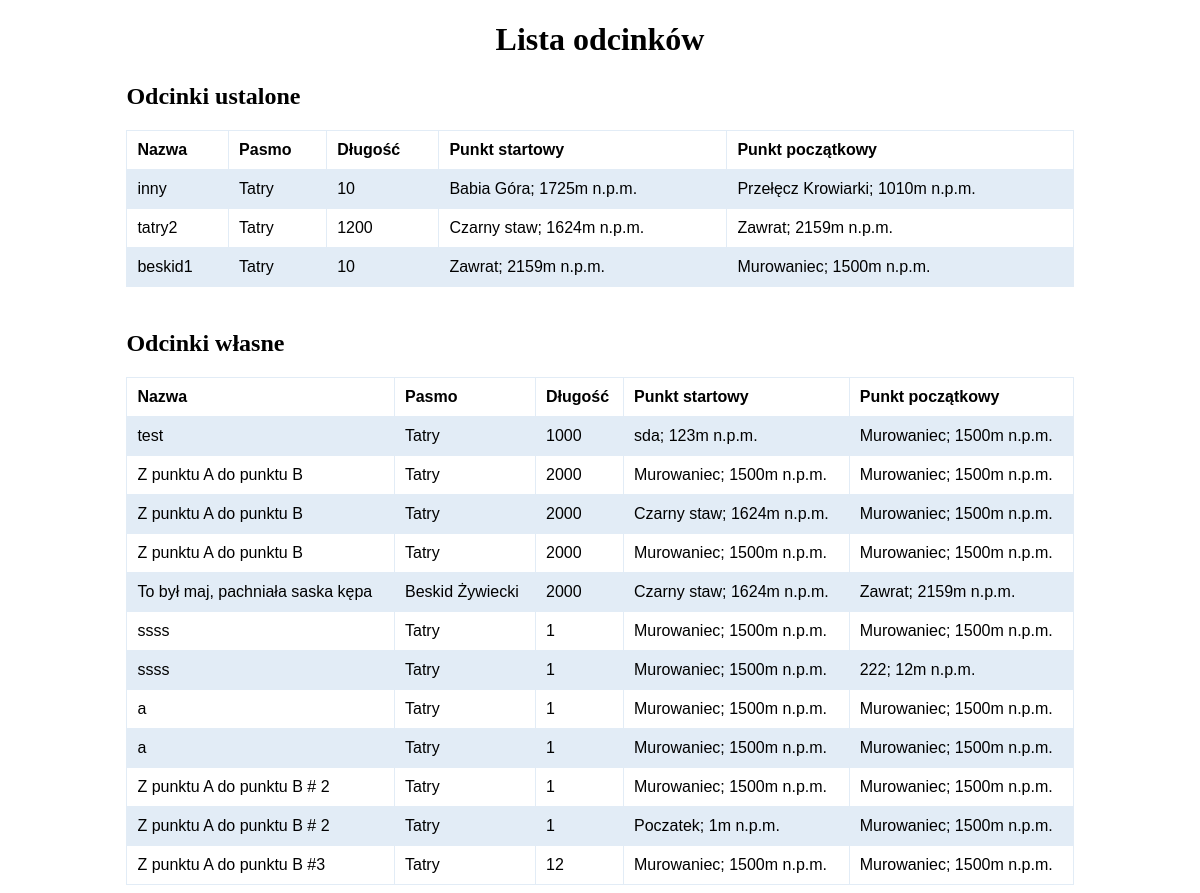
Screenshot of /view_segments/ with the database file from the repository.
### mysite/models/segment.py (models this page shows)
class DefinedSegment(models.Model):
    segment = models.ForeignKey(Segment, on_delete=models.CASCADE, related_name="defined_segment")
    points = models.IntegerField()
    start_point = models.ForeignKey(Point, on_delete=models.PROTECT, related_name='start_point')
    end_point = models.ForeignKey(Point, on_delete=models.PROTECT, related_name='end_point')
    name = models.CharField(max_length=100, unique=True)

class Segment(models.Model):
    length = models.IntegerField()
    range = models.ForeignKey(Range, on_delete=models.CASCADE, null=True)

class CustomSegment(models.Model):
    elevation = models.IntegerField()
    start_name = models.CharField(max_length=50)
    end_name = models.CharField(max_length=50)
    start_height = models.IntegerField()
    end_height = models.IntegerField()
    segment = models.ForeignKey(Segment, on_delete=models.CASCADE, related_name="custom_segment")
    name = models.CharField(max_length=100)

### mysite/models/range.py (models this page shows)
class Range(models.Model):
    country = models.CharField(max_length=30)
    name = models.CharField(max_length=30)
    group = models.ForeignKey(Group, on_delete=models.PROTECT)

### mysite/models/point.py (models this page shows)
class Point(models.Model):
    name = models.CharField(max_length=200)
    height = models.IntegerField(default=0)

### mysite/views/view_segments_view.py (the view)
# urls.py: path('view_segments/', ViewSegments.as_view()),
class ViewSegments(View):
    def get(self, request):
        definedSegments = list(DefinedSegment.objects.all())
        customSegments = list(CustomSegment.objects.all())
        return render(request, 'viewsegments.html', {'definedSegments': definedSegments, 'customSegments': customSegments})

### mysite/templates/viewsegments.html (shortened to what this page needs)
{% extends 'base.html' %}
{% block head %}
    {% load static %}
    <link rel="stylesheet" type="text/css" href="{% static 'view_segments_style.css' %}">
{% endblock %}
{% block above_content %}
    <h1>Lista odcinków</h1>
{% endblock %}
{% block content %}
<h2>Odcinki ustalone</h2>
<table>
     <tr>
         <th>Nazwa</th>
         <th>Pasmo</th>
         <th>Długość</th>
         <th>Punkt startowy</th>
         <th>Punkt początkowy</th>
    </tr>
     {% for definedSegment in definedSegments %}
        <tr>
            <td>{{definedSegment.name}}</td>
            <td>{{definedSegment.segment.range.name}}</td>
            <td>{{definedSegment.segment.length}}</td>
            <td>{{definedSegment.start_point.name}}; {{definedSegment.start_point.height}}m n.p.m.</td>
            <td>{{definedSegment.end_point.name}}; {{definedSegment.end_point.height}}m n.p.m.</td>
        </tr>
    {% endfor %}
</table>
<br>
<h2>Odcinki własne</h2>
<table>
     <tr>
         <th>Nazwa</th>
         <th>Pasmo</th>
         <th>Długość</th>
         <th>Punkt startowy</th>
         <th>Punkt początkowy</th>
    </tr>
     {% for customSegment in customSegments %}
        <tr>
            <td>{{customSegment.name}}</td>
            <td>{{customSegment.segment.range.name}}</td>
            <td>{{customSegment.segment.length}}</td>
            <td>{{customSegment.start_name}}; {{customSegment.start_height}}m n.p.m.</td>
            <td>{{customSegment.end_name}}; {{customSegment.end_height}}m n.p.m.</td>
        </tr>
    {% endfor %}
</table>
{% endblock %}

### mysite/templates/base.html (shortened to what this page needs)
<!DOCTYPE html>
<html>
<head>
    {% load static %}
    <link rel="stylesheet" type="text/css" href="{% static 'base_style.css' %}">
    {% block head %} {% endblock %}
</head>
<body>
    <header>
        {% block above_content %}{% endblock %}
    </header>
    <main>
        {% block content %}{% endblock %}
    </main>
</body>
</html>

### mysite/static/base_style.css (style rules this page uses)
h1 { text-align: center; }

### mysite/static/view_segments_style.css (style rules this page uses)
table { font-family: Arial, sans-serif; border-collapse: collapse; width: 80%; margin: auto; }
h2 { margin-left: 10%; margin-top: 25px; }
td, th { border: 1px solid #e2ecf6; text-align: left; padding: 10px; }
tr:nth-child(even) { background-color: #e2ecf6; }

### rows the page displays
DefinedSegment: name "inny", segment.range.name "Tatry", segment.length "10", start_point.name "Babia Góra", start_point.height "1725", end_point.name "Przełęcz Krowiarki", end_point.height "1010"
DefinedSegment: name "tatry2", segment.range.name "Tatry", segment.length "1200", start_point.name "Czarny staw", start_point.height "1624", end_point.name "Zawrat", end_point.height "2159"
DefinedSegment: name "beskid1", segment.range.name "Tatry", segment.length "10", start_point.name "Zawrat", start_point.height "2159", end_point.name "Murowaniec", end_point.height "1500"
CustomSegment: name "test", segment.range.name "Tatry", segment.length "1000", start_name "sda", start_height "123", end_name "Murowaniec", end_height "1500"
CustomSegment: name "Z punktu A do punktu B", segment.range.name "Tatry", segment.length "2000", start_name "Murowaniec", start_height "1500", end_name "Murowaniec", end_height "1500"
CustomSegment: name "Z punktu A do punktu B", segment.range.name "Tatry", segment.length "2000", start_name "Czarny staw", start_height "1624", end_name "Murowaniec", end_height "1500"
CustomSegment: name "Z punktu A do punktu B", segment.range.name "Tatry", segment.length "2000", start_name "Murowaniec", start_height "1500", end_name "Murowaniec", end_height "1500"
CustomSegment: name "To był maj, pachniała saska kępa", segment.range.name "Beskid Żywiecki", segment.length "2000", start_name "Czarny staw", start_height "1624", end_name "Zawrat", end_height "2159"
CustomSegment: name "ssss", segment.range.name "Tatry", segment.length "1", start_name "Murowaniec", start_height "1500", end_name "Murowaniec", end_height "1500"
CustomSegment: name "ssss", segment.range.name "Tatry", segment.length "1", start_name "Murowaniec", start_height "1500", end_name "222", end_height "12"
CustomSegment: name "a", segment.range.name "Tatry", segment.length "1", start_name "Murowaniec", start_height "1500", end_name "Murowaniec", end_height "1500"
CustomSegment: name "a", segment.range.name "Tatry", segment.length "1", start_name "Murowaniec", start_height "1500", end_name "Murowaniec", end_height "1500"
CustomSegment: name "Z punktu A do punktu B # 2", segment.range.name "Tatry", segment.length "1", start_name "Murowaniec", start_height "1500", end_name "Murowaniec", end_height "1500"
CustomSegment: name "Z punktu A do punktu B # 2", segment.range.name "Tatry", segment.length "1", start_name "Poczatek", start_height "1", end_name "Murowaniec", end_height "1500"
CustomSegment: name "Z punktu A do punktu B #3", segment.range.name "Tatry", segment.length "12", start_name "Murowaniec", start_height "1500", end_name "Murowaniec", end_height "1500"
